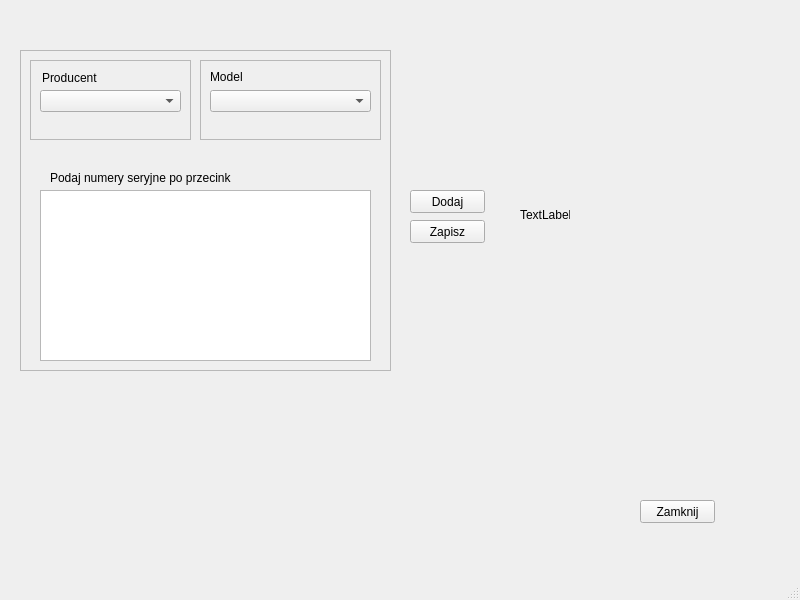
<?xml version="1.0" encoding="UTF-8"?>
<ui version="4.0">
 <class>UrzadzeniaDodajSeryjnie</class>
 <widget class="QMainWindow" name="UrzadzeniaDodajSeryjnie">
  <property name="geometry">
   <rect>
    <x>0</x>
    <y>0</y>
    <width>800</width>
    <height>600</height>
   </rect>
  </property>
  <property name="windowTitle">
   <string>MainWindow</string>
  </property>
  <widget class="QWidget" name="centralwidget">
   <widget class="QPushButton" name="pushButton">
    <property name="geometry">
     <rect>
      <x>640</x>
      <y>500</y>
      <width>75</width>
      <height>23</height>
     </rect>
    </property>
    <property name="text">
     <string>Zamknij</string>
    </property>
   </widget>
   <widget class="QFrame" name="frame">
    <property name="geometry">
     <rect>
      <x>20</x>
      <y>50</y>
      <width>371</width>
      <height>321</height>
     </rect>
    </property>
    <property name="frameShape">
     <enum>QFrame::StyledPanel</enum>
    </property>
    <property name="frameShadow">
     <enum>QFrame::Raised</enum>
    </property>
    <widget class="QFrame" name="frame_3">
     <property name="geometry">
      <rect>
       <x>180</x>
       <y>10</y>
       <width>181</width>
       <height>80</height>
      </rect>
     </property>
     <property name="frameShape">
      <enum>QFrame::StyledPanel</enum>
     </property>
     <property name="frameShadow">
      <enum>QFrame::Raised</enum>
     </property>
     <widget class="QLabel" name="label_2">
      <property name="geometry">
       <rect>
        <x>10</x>
        <y>10</y>
        <width>47</width>
        <height>13</height>
       </rect>
      </property>
      <property name="text">
       <string>Model</string>
      </property>
     </widget>
     <widget class="QComboBox" name="comboBox_2">
      <property name="geometry">
       <rect>
        <x>10</x>
        <y>30</y>
        <width>161</width>
        <height>22</height>
       </rect>
      </property>
     </widget>
    </widget>
    <widget class="QFrame" name="frame_2">
     <property name="geometry">
      <rect>
       <x>10</x>
       <y>10</y>
       <width>161</width>
       <height>80</height>
      </rect>
     </property>
     <property name="frameShape">
      <enum>QFrame::StyledPanel</enum>
     </property>
     <property name="frameShadow">
      <enum>QFrame::Raised</enum>
     </property>
     <widget class="QLabel" name="label">
      <property name="geometry">
       <rect>
        <x>12</x>
        <y>10</y>
        <width>61</width>
        <height>16</height>
       </rect>
      </property>
      <property name="text">
       <string>Producent</string>
      </property>
     </widget>
     <widget class="QComboBox" name="comboBox">
      <property name="geometry">
       <rect>
        <x>10</x>
        <y>30</y>
        <width>141</width>
        <height>22</height>
       </rect>
      </property>
     </widget>
    </widget>
    <widget class="QTextEdit" name="textEdit">
     <property name="geometry">
      <rect>
       <x>20</x>
       <y>140</y>
       <width>331</width>
       <height>171</height>
      </rect>
     </property>
    </widget>
   </widget>
   <widget class="QPushButton" name="pushButton_2">
    <property name="geometry">
     <rect>
      <x>410</x>
      <y>190</y>
      <width>75</width>
      <height>23</height>
     </rect>
    </property>
    <property name="text">
     <string>Dodaj</string>
    </property>
   </widget>
   <widget class="QLabel" name="label_3">
    <property name="geometry">
     <rect>
      <x>50</x>
      <y>170</y>
      <width>181</width>
      <height>16</height>
     </rect>
    </property>
    <property name="text">
     <string>Podaj numery seryjne po przecinku.</string>
    </property>
   </widget>
   <widget class="QPushButton" name="pushButton_3">
    <property name="geometry">
     <rect>
      <x>410</x>
      <y>220</y>
      <width>75</width>
      <height>23</height>
     </rect>
    </property>
    <property name="text">
     <string>Zapisz</string>
    </property>
   </widget>
   <widget class="QLabel" name="lblCheckOkNo">
    <property name="geometry">
     <rect>
      <x>520</x>
      <y>190</y>
      <width>50</width>
      <height>50</height>
     </rect>
    </property>
    <property name="text">
     <string>TextLabel</string>
    </property>
   </widget>
  </widget>
  <widget class="QMenuBar" name="menubar">
   <property name="geometry">
    <rect>
     <x>0</x>
     <y>0</y>
     <width>800</width>
     <height>21</height>
    </rect>
   </property>
  </widget>
  <widget class="QStatusBar" name="statusbar"/>
 </widget>
 <resources/>
 <connections/>
</ui>
